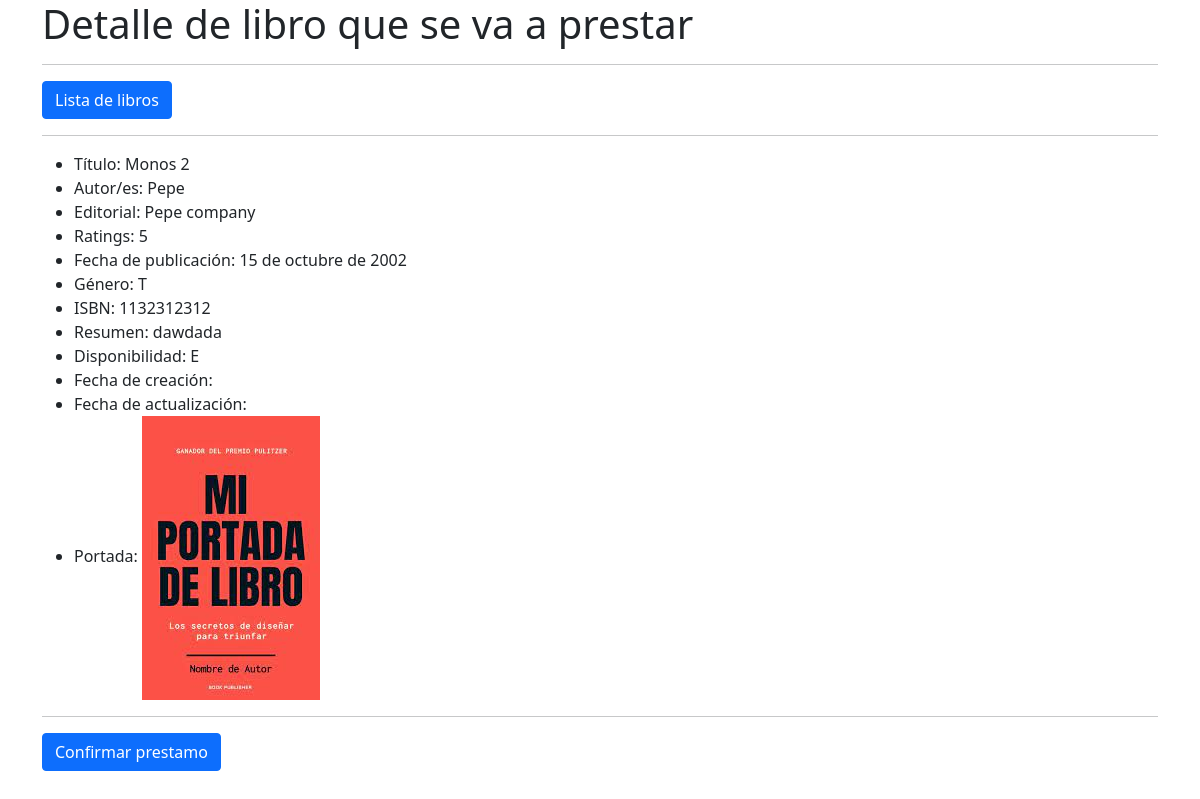
Page /loan/9/ on the committed database.
### biblioteca/models.py (models this page shows, shortened)
class Libro(models.Model):
    titulo = models.CharField(max_length=100)
    autores = models.ManyToManyField(Autor)
    editorial = models.ForeignKey(Editorial, on_delete=models.CASCADE)
    rating = models.PositiveIntegerField(validators=[MaxValueValidator(5)])
    fecha_publicacion = models.DateField()
    GENEROS = (
        ('N', 'Novela'),
        ('C', 'Cuento'),
        ('P', 'Poesía'),
        ('T', 'Teatro'),
        ('O', 'Otros'),
    )
    genero = models.CharField(max_length=1, choices=GENEROS)
    isbn = models.IntegerField(max_length=13)
    resumen = models.TextField()
    portada = models.ImageField(upload_to='portadas/', null=True, blank=True) #Necesita Pillow
    DISPONIBILIDAD = (
        ('D', 'Disponible'),
        ('P', 'Prestado'),
        ('E', 'En proceso de prestamo'),
    )
    disponibilidad = models.CharField(max_length=1, choices=DISPONIBILIDAD)
    created_at = models.DateTimeField(auto_now_add=True)
    updated_at = models.DateTimeField(auto_now=True)

class Autor(models.Model):
    nombre = models.CharField(max_length=100)
    biografia = models.TextField()
    foto = models.ImageField(upload_to='autores/', null=True, blank=True) #Necesita Pillow

class Editorial(models.Model):
    nombre = models.CharField(max_length=100)
    direccion = models.TextField(max_length=200)
    sitio_web = models.URLField()
    def __str__(self):
        return self.nombre

### biblioteca/views.py (the view, shortened to what this page needs)
# urls.py: path('loan/<int:pk>/', LibroLoanView.as_view(), name='libro_loan'),
class LibroLoanView(View):
    def get(self, request, pk):
        libro = Libro.objects.get(id=pk) #dentro del get, pk es el parametro que le pasamos en la url e id es el campo de la base de datos
        return render(request, 'biblioteca/libro_loan.html', {'libro': libro})

### biblioteca/templates/biblioteca/libro_loan.html (shortened to what this page needs)
<!DOCTYPE html>
<html lang="es">
    <head>
        <link rel="stylesheet" href="https://stackpath.bootstrapcdn.com/bootstrap/5.0.0-alpha1/css/bootstrap.min.css">
    </head>
    <body>
        <div class="container">
            <div class="row">
                <div class="col">
                    <h1>Detalle de libro que se va a prestar</h1>
                    <hr>
                    <a href="{% url 'libro_list' %}" class="btn btn-primary">Lista de libros</a>
                    <hr>
                    <ul>
                        <li>Título: {{ libro.titulo }}</li>
                        <li>Autor/es:
                            {% for autor in libro.autores.all %}
                                {{ autor.nombre }}{% if not forloop.last %}, {% endif %}
                            {% endfor %}
                        </li>
                        <li>Editorial: {{ libro.editorial }}</li>
                        <li>Ratings: {{ libro.rating }}</li>
                        <li>Fecha de publicación: {{ libro.fecha_publicacion }}</li>
                        <li>Género: {{ libro.genero }}</li>
                        <li>ISBN: {{ libro.isbn }}</li>
                        <li>Resumen: {{ libro.resumen }}</li>
                        <li>Disponibilidad: {{ libro.disponibilidad }}</li>
                        <li>Fecha de creación: {{ libro.created_date }}</li>
                        <li>Fecha de actualización: {{ libro.updated_date }}</li>
                        {% if libro.portada %}
                            <li>Portada: <img src="{{ libro.portada.url }}" alt="Foto {{ libro.titulo }}"></li>
                        {% else %}
                            <li>Portada: No hay portada</li>
                        {% endif %}
                    </ul>
                    <hr>
                    <form action="{% url 'libro_loan' libro.id %}" method="POST">
                        <input type="submit" value="Confirmar prestamo" class="btn btn-primary">
                    </form>
                </div>
            </div>
        </div>
    </body>
</html>

### rows in the picture
Libro: titulo "Monos 2", editorial "Pepe company", rating "5", fecha_publicacion "15 de octubre de 2002", genero "T", isbn "1132312312", resumen "dawdada", disponibilidad "E", portada (picture)
Autor: nombre "Pepe"
